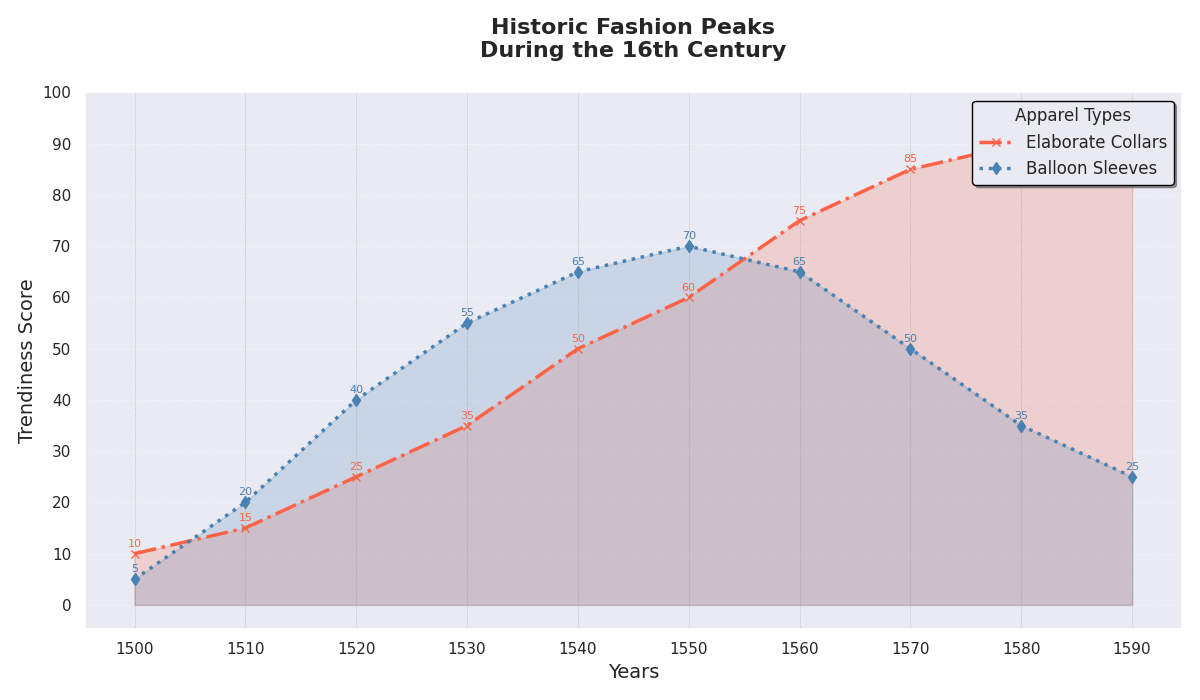

Reproduce this figure in Python.
import matplotlib.pyplot as plt
import numpy as np

decades = np.arange(1500, 1600, 10)

ruff_collars = [10, 15, 25, 35, 50, 60, 75, 85, 90, 95]
puffed_sleeves = [5, 20, 40, 55, 65, 70, 65, 50, 35, 25]

fig, ax = plt.subplots(figsize=(12, 7))

# Assigned different colors for each dataset
collar_color = '#ff6347'  # Tomato
sleeve_color = '#4682b4'  # Steel blue

# Modified marker styles and line styles
ax.plot(decades, ruff_collars, marker='x', linestyle='-.', color=collar_color, linewidth=2.5, label='Elaborate Collars')
ax.fill_between(decades, ruff_collars, color=collar_color, alpha=0.2)

ax.plot(decades, puffed_sleeves, marker='d', linestyle=':', color=sleeve_color, linewidth=2.5, label='Balloon Sleeves')
ax.fill_between(decades, puffed_sleeves, color=sleeve_color, alpha=0.2)

# Altered vertical lines styles
for decade in decades:
    ax.axvline(x=decade, color='gray', linestyle=':', linewidth=0.5, alpha=0.7)

# Updated annotation colors
for i, (decade, rc, ps) in enumerate(zip(decades, ruff_collars, puffed_sleeves)):
    ax.annotate(str(rc), (decade, rc), textcoords="offset points", xytext=(0, 5), ha='center', fontsize=8, color=collar_color)
    ax.annotate(str(ps), (decade, ps), textcoords="offset points", xytext=(0, 5), ha='center', fontsize=8, color=sleeve_color)

ax.set_title('Historic Fashion Peaks\nDuring the 16th Century', fontsize=16, fontweight='bold', y=1.05)
ax.set_xlabel('Years', fontsize=14)
ax.set_ylabel('Trendiness Score', fontsize=14)
ax.set_xticks(decades)
ax.set_yticks(np.arange(0, 101, 10))

# Adjusted grid style
ax.grid(which='major', axis='both', linestyle=':', linewidth=0.5, alpha=0.8)

# Changed legend location and added border color
ax.legend(title='Apparel Types', loc='upper right', fontsize=12, edgecolor='black', shadow=True)

fig.tight_layout()
plt.show()
